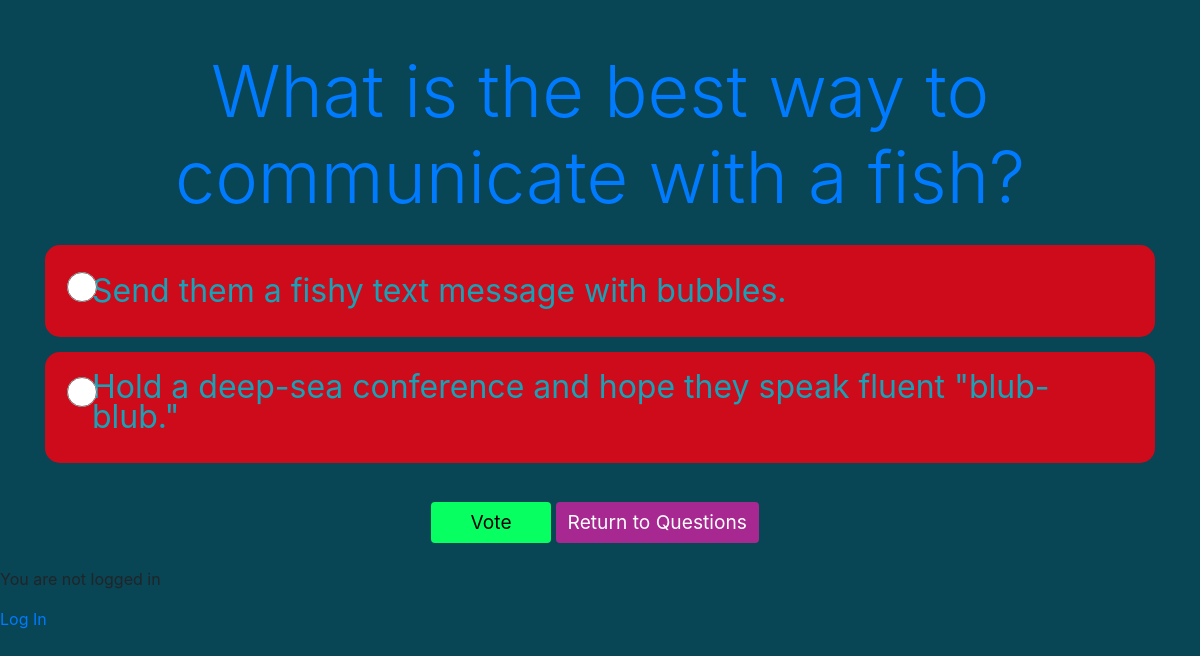
The page /polls/5 on the database its author committed.
### polls/models.py (models this page shows, shortened)
class Question(models.Model):
    question_text = models.CharField(max_length=200)
    pub_date = models.DateTimeField('date published')

class Choice(models.Model):
    question = models.ForeignKey(Question, on_delete=models.CASCADE)
    choice_text = models.CharField(max_length=200)
    votes = models.IntegerField(default=0)

### polls/views.py (the view)
# urls.py: path('<int:question_id>', views.detail, name='detail'),
def detail(request, question_id):
    question = get_object_or_404(Question, pk=question_id)
    return render(request, 'polls/details.html', {'question': question})

### polls/templates/polls/details.html (shortened to what this page needs)
<!DOCTYPE html>
<html lang="en">
<head>
    <link rel="stylesheet" href="https://stackpath.bootstrapcdn.com/bootstrap/4.5.2/css/bootstrap.min.css">
</head>
<body>
    <div class="container text-center mt-5">
        <h1 class="display-3 text-primary mb-4">{{ question.question_text }}</h1>
        <form action="{% url 'polls:vote' question.id %}" method="post" class="mb-4">
            {% for choice in question.choice_set.all %}
                <div class="list-group-item">
                    <div class="form-check">
                        <input type="radio" class="form-check-input" name="choice" id="choice{{ forloop.counter }}" value="{{ choice.id }}">
                        <label class="form-check-label text-info" for="choice{{ forloop.counter }}">
                            {{ choice.choice_text }}
                        </label>
                    </div>
                </div>
            {% endfor %}
            <button type="submit" class="btn btn-warning mt-4 btn-vote">Vote</button>
            <a href="/polls" class="btn btn-secondary mt-4 btn-return">Return to Questions</a>
        </form>
    </div>
</body>
{% if user.is_authenticated %}
  Hi {{ user.username }}!
  <p><a href="{% url 'logout' %}">Click Here To Log Out</a></p>
  {% else %}
  <p>You are not logged in</p>
  <a href="{% url 'login' %}">Log In</a>
{% endif %}
</html>

### rows shown on the page
Question: question_text "What is the best way to communicate with a fish?"
Choice: choice_text "Send them a fishy text message with bubbles."
Choice: choice_text "Hold a deep-sea conference and hope they speak fluent \"blub-blub.\""
